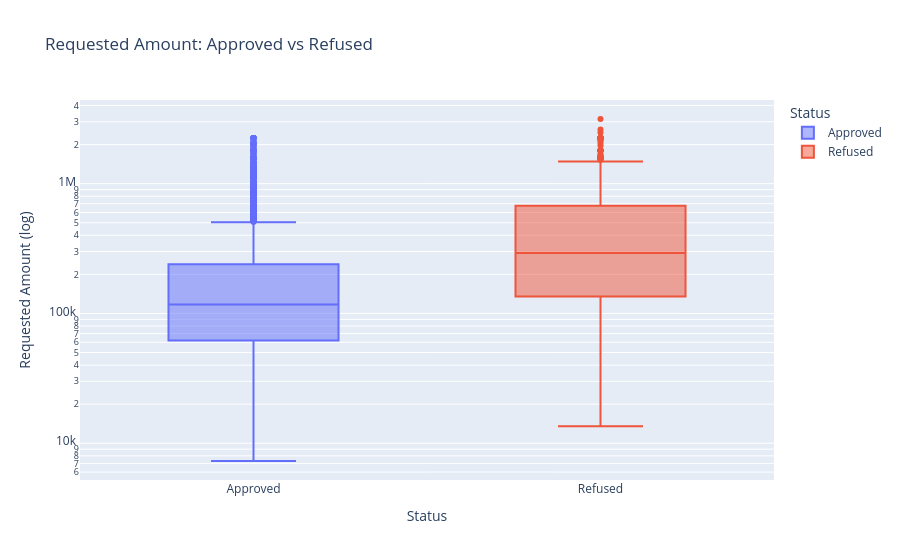

Source (notebook cell):
### Code cell
# Box plot on the 10K sample (log scale: amounts are highly skewed)
px.box(data_frame= df_sample, x= 'NAME_CONTRACT_STATUS', y= 'AMT_APPLICATION', color= 'NAME_CONTRACT_STATUS',
       log_y= True, labels= {'NAME_CONTRACT_STATUS' : 'Status', 'AMT_APPLICATION' : 'Requested Amount (log)'},
       title= 'Requested Amount: Approved vs Refused')

### Figure 1 — Plotly figure (JSON) as saved in the notebook; plotly's stock layout.template omitted (floating-point values rounded to 4 significant figures; data arrays with more than 128 entries replaced by an {"elided": "..."} marker saying what was removed)
{"data": [{"alignmentgroup": "True", "hovertemplate": "Status=%{x}<br>Requested Amount (log)=%{y}<extra></extra>", "legendgroup": "Approved", "marker": {"color": "#636efa"}, "name": "Approved", "notched": false, "offsetgroup": "Approved", "orientation": "v", "showlegend": true, "type": "box", "x": {"elided": "8468 str values"}, "x0": " ", "xaxis": "x", "y": {"elided": "8468 float values"}, "y0": " ", "yaxis": "y"}, {"alignmentgroup": "True", "hovertemplate": "Status=%{x}<br>Requested Amount (log)=%{y}<extra></extra>", "legendgroup": "Refused", "marker": {"color": "#EF553B"}, "name": "Refused", "notched": false, "offsetgroup": "Refused", "orientation": "v", "showlegend": true, "type": "box", "x": {"elided": "1532 str values"}, "x0": " ", "xaxis": "x", "y": {"elided": "1532 float values"}, "y0": " ", "yaxis": "y"}], "layout": {"boxmode": "overlay", "legend": {"title": {"text": "Status"}, "tracegroupgap": 0}, "title": {"text": "Requested Amount: Approved vs Refused"}, "xaxis": {"anchor": "y", "categoryarray": ["Approved", "Refused"], "categoryorder": "array", "domain": [0, 1], "title": {"text": "Status"}}, "yaxis": {"anchor": "x", "domain": [0, 1], "title": {"text": "Requested Amount (log)"}, "type": "log"}}}
